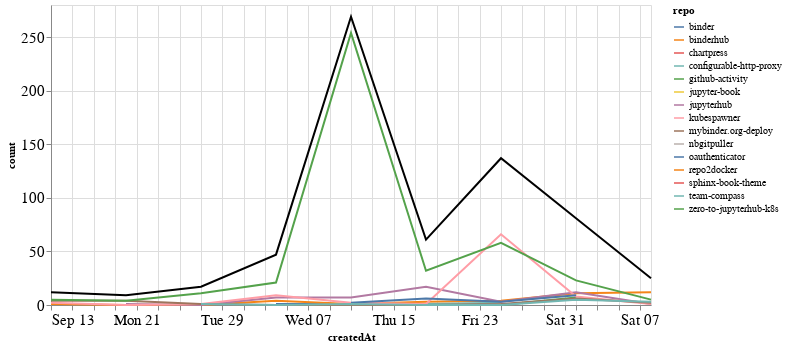

This figure's notebook cell:
### Markdown cell above
## Comments

### Code cell
comments_time = comments.groupby('repo').resample('W', on='createdAt').count()['author'].reset_index()
comments_time = comments_time.rename(columns={'author': 'count'})
comments_time_total = comments_time.groupby('createdAt').agg({"count": "sum"}).reset_index()
ch1 = alt.Chart(comments_time, width=600).mark_line().encode(
    x='createdAt',
    y='count',
    color='repo',
    tooltip="repo"
)

ch2 = alt.Chart(comments_time_total, width=600).mark_line(color="black").encode(
    x='createdAt',
    y='count',
)

ch1 + ch2

### Figure 1 — Vega-Lite specification as saved in the notebook (floating-point values rounded to 4 significant figures)
{"config": {"axisLeft": {"labelFontSize": 15}, "axisBottom": {"labelFontSize": 15}}, "layer": [{"data": {"name": "data-d58df074d673fdda08ce727a5218a24a"}, "mark": "line", "encoding": {"color": {"type": "nominal", "field": "repo"}, "tooltip": {"type": "nominal", "field": "repo"}, "x": {"type": "temporal", "field": "createdAt"}, "y": {"type": "quantitative", "field": "count"}}, "width": 600}, {"data": {"name": "data-f432a4272a36c54b978b5db5ab1d23be"}, "mark": {"type": "line", "color": "black"}, "encoding": {"x": {"type": "temporal", "field": "createdAt"}, "y": {"type": "quantitative", "field": "count"}}, "width": 600}], "$schema": "https://vega.github.io/schema/vega-lite/v4.8.1.json", "datasets": {"data-d58df074d673fdda08ce727a5218a24a": [{"repo": "binder", "createdAt": "2020-10-04T00:00:00", "count": 1}, {"repo": "binder", "createdAt": "2020-10-11T00:00:00", "count": 1}, {"repo": "binder", "createdAt": "2020-10-18T00:00:00", "count": 1}, {"repo": "binderhub", "createdAt": "2020-09-13T00:00:00", "count": 1}, {"repo": "binderhub", "createdAt": "2020-09-20T00:00:00", "count": 0}, {"repo": "binderhub", "createdAt": "2020-09-27T00:00:00", "count": 0}, {"repo": "binderhub", "createdAt": "2020-10-04T00:00:00", "count": 4}, {"repo": "binderhub", "createdAt": "2020-10-11T00:00:00", "count": 1}, {"repo": "binderhub", "createdAt": "2020-10-18T00:00:00", "count": 3}, {"repo": "binderhub", "createdAt": "2020-10-25T00:00:00", "count": 4}, {"repo": "binderhub", "createdAt": "2020-11-01T00:00:00", "count": 11}, {"repo": "binderhub", "createdAt": "2020-11-08T00:00:00", "count": 12}, {"repo": "chartpress", "createdAt": "2020-11-08T00:00:00", "count": 1}, {"repo": "configurable-http-proxy", "createdAt": "2020-10-18T00:00:00", "count": 1}, {"repo": "configurable-http-proxy", "createdAt": "2020-10-25T00:00:00", "count": 2}, {"repo": "github-activity", "createdAt": "2020-10-11T00:00:00", "count": 1}, {"repo": "github-activity", "createdAt": "2020-10-18T00:00:00", "count": 0}, {"repo": "github-activity", "createdAt": "2020-10-25T00:00:00", "count": 0}, {"repo": "github-activity", "createdAt": "2020-11-01T00:00:00", "count": 7}, {"repo": "jupyter-book", "createdAt": "2020-10-04T00:00:00", "count": 2}, {"repo": "jupyterhub", "createdAt": "2020-09-20T00:00:00", "count": 1}, {"repo": "jupyterhub", "createdAt": "2020-09-27T00:00:00", "count": 0}, {"repo": "jupyterhub", "createdAt": "2020-10-04T00:00:00", "count": 7}, {"repo": "jupyterhub", "createdAt": "2020-10-11T00:00:00", "count": 7}, {"repo": "jupyterhub", "createdAt": "2020-10-18T00:00:00", "count": 17}, {"repo": "jupyterhub", "createdAt": "2020-10-25T00:00:00", "count": 3}, {"repo": "jupyterhub", "createdAt": "2020-11-01T00:00:00", "count": 12}, {"repo": "jupyterhub", "createdAt": "2020-11-08T00:00:00", "count": 1}, {"repo": "kubespawner", "createdAt": "2020-09-13T00:00:00", "count": 2}, {"repo": "kubespawner", "createdAt": "2020-09-20T00:00:00", "count": 0}, {"repo": "kubespawner", "createdAt": "2020-09-27T00:00:00", "count": 1}, {"repo": "kubespawner", "createdAt": "2020-10-04T00:00:00", "count": 9}, {"repo": "kubespawner", "createdAt": "2020-10-11T00:00:00", "count": 2}, {"repo": "kubespawner", "createdAt": "2020-10-18T00:00:00", "count": 1}, {"repo": "kubespawner", "createdAt": "2020-10-25T00:00:00", "count": 66}, {"repo": "kubespawner", "createdAt": "2020-11-01T00:00:00", "count": 8}, {"repo": "kubespawner", "createdAt": "2020-11-08T00:00:00", "count": 1}, {"repo": "mybinder.org-deploy", "createdAt": "2020-09-13T00:00:00", "count": 4}, {"repo": "mybinder.org-deploy", "createdAt": "2020-09-20T00:00:00", "count": 4}, {"repo": "mybinder.org-deploy", "createdAt": "2020-09-27T00:00:00", "count": 1}, {"repo": "mybinder.org-deploy", "createdAt": "2020-10-04T00:00:00", "count": 0}, {"repo": "mybinder.org-deploy", "createdAt": "2020-10-11T00:00:00", "count": 0}, {"repo": "mybinder.org-deploy", "createdAt": "2020-10-18T00:00:00", "count": 0}, {"repo": "mybinder.org-deploy", "createdAt": "2020-10-25T00:00:00", "count": 1}, {"repo": "mybinder.org-deploy", "createdAt": "2020-11-01T00:00:00", "count": 6}, {"repo": "mybinder.org-deploy", "createdAt": "2020-11-08T00:00:00", "count": 2}, {"repo": "nbgitpuller", "createdAt": "2020-10-04T00:00:00", "count": 3}, {"repo": "oauthenticator", "createdAt": "2020-10-11T00:00:00", "count": 2}, {"repo": "oauthenticator", "createdAt": "2020-10-18T00:00:00", "count": 6}, {"repo": "oauthenticator", "createdAt": "2020-10-25T00:00:00", "count": 3}, {"repo": "oauthenticator", "createdAt": "2020-11-01T00:00:00", "count": 9}, {"repo": "repo2docker", "createdAt": "2020-09-27T00:00:00", "count": 1}, {"repo": "sphinx-book-theme", "createdAt": "2020-09-27T00:00:00", "count": 2}, {"repo": "team-compass", "createdAt": "2020-09-27T00:00:00", "count": 1}, {"repo": "team-compass", "createdAt": "2020-10-04T00:00:00", "count": 0}, {"repo": "team-compass", "createdAt": "2020-10-11T00:00:00", "count": 1}, {"repo": "team-compass", "createdAt": "2020-10-18T00:00:00", "count": 0}, {"repo": "team-compass", "createdAt": "2020-10-25T00:00:00", "count": 0}, {"repo": "team-compass", "createdAt": "2020-11-01T00:00:00", "count": 5}, {"repo": "team-compass", "createdAt": "2020-11-08T00:00:00", "count": 3}, {"repo": "zero-to-jupyterhub-k8s", "createdAt": "2020-09-13T00:00:00", "count": 5}, {"repo": "zero-to-jupyterhub-k8s", "createdAt": "2020-09-20T00:00:00", "count": 4}, {"repo": "zero-to-jupyterhub-k8s", "createdAt": "2020-09-27T00:00:00", "count": 11}, {"repo": "zero-to-jupyterhub-k8s", "createdAt": "2020-10-04T00:00:00", "count": 21}, {"repo": "zero-to-jupyterhub-k8s", "createdAt": "2020-10-11T00:00:00", "count": 254}, {"repo": "zero-to-jupyterhub-k8s", "createdAt": "2020-10-18T00:00:00", "count": 32}, {"repo": "zero-to-jupyterhub-k8s", "createdAt": "2020-10-25T00:00:00", "count": 58}, {"repo": "zero-to-jupyterhub-k8s", "createdAt": "2020-11-01T00:00:00", "count": 23}, {"repo": "zero-to-jupyterhub-k8s", "createdAt": "2020-11-08T00:00:00", "count": 5}], "data-f432a4272a36c54b978b5db5ab1d23be": [{"createdAt": "2020-09-13T00:00:00", "count": 12}, {"createdAt": "2020-09-20T00:00:00", "count": 9}, {"createdAt": "2020-09-27T00:00:00", "count": 17}, {"createdAt": "2020-10-04T00:00:00", "count": 47}, {"createdAt": "2020-10-11T00:00:00", "count": 269}, {"createdAt": "2020-10-18T00:00:00", "count": 61}, {"createdAt": "2020-10-25T00:00:00", "count": 137}, {"createdAt": "2020-11-01T00:00:00", "count": 81}, {"createdAt": "2020-11-08T00:00:00", "count": 25}]}}
